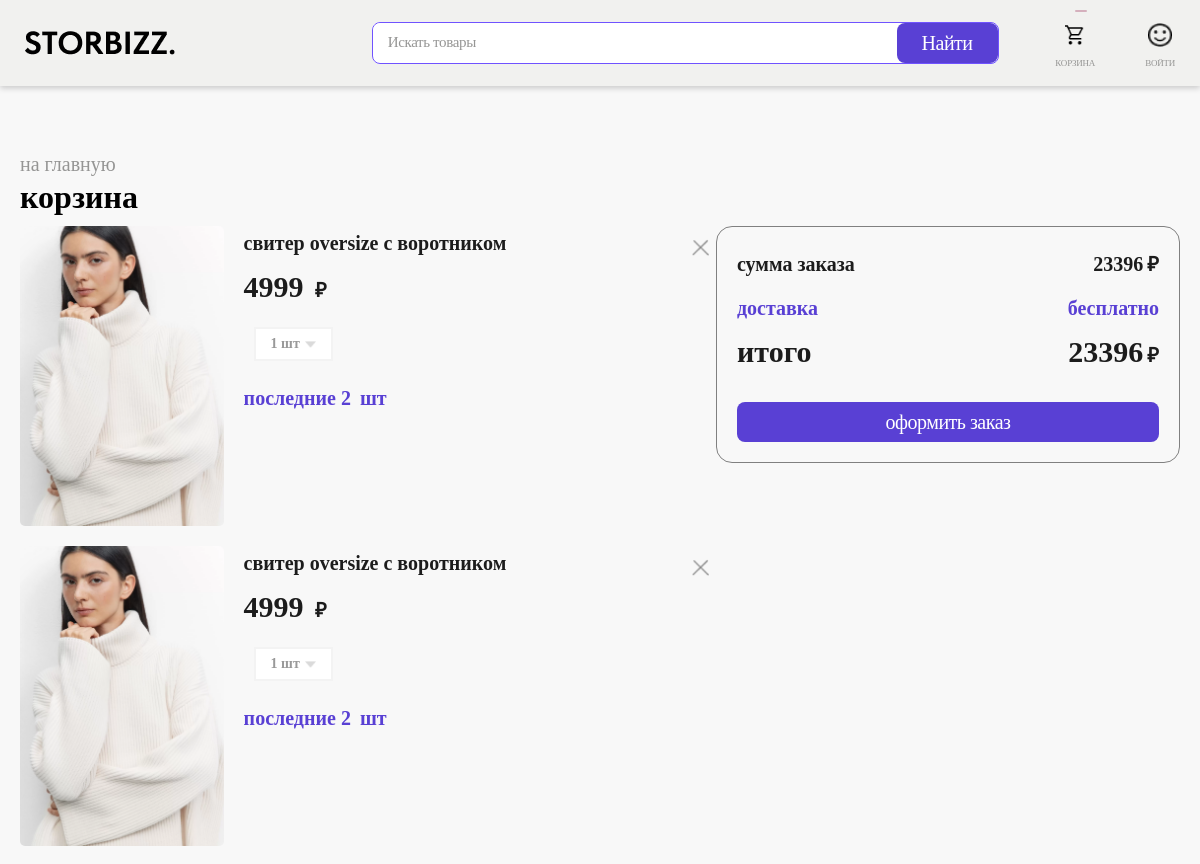
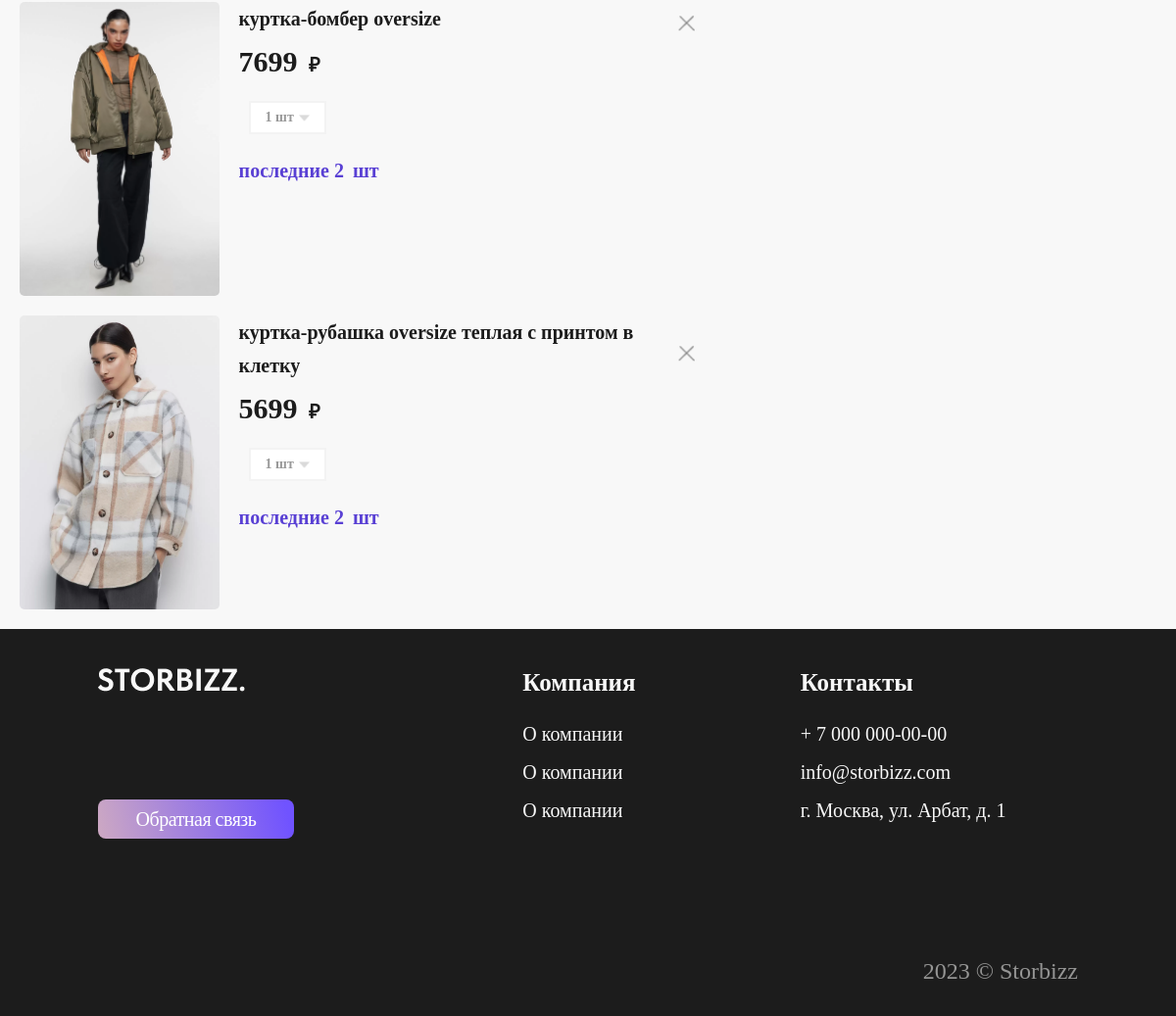
The page /1/cart on the database its author committed (2 pictures, top to bottom).
### shop/models.py (models this page shows)
class Good(models.Model):
    TYPE_CHOICES = (
        (0, 'Бомберы'),
        (1, 'Ветровки'),
        (2, 'Джинсовые куртки'),
        (3, 'Кожаные куртки'),
        (4, 'Куртки рубашки'),
        (5, 'Пальто'),
        (6, 'Пуховики'),
        (7, 'Тренчи'),
        (8, 'Куртки'),
        (9, 'Водолазки'),
        (10, 'Джемперы'),
        (11, 'Кардиганы'),
        (12, 'Свитеры'),
        (13, 'Джинсы'),
        (14, 'Платья'),
        (15, 'Футболки, поло, лонгсливы'),
        (16, 'Худи, толстовки и свитшоты'),
        (17, 'Брюки'),
        (18, 'Блузы и рубашки'),
        (19, 'Юбки'),
        (20, 'Пиджаки и жакеты'),
        (21, 'Шорты'),
        (22, 'Топы и майки'),
        (23, 'Нижнее белье'),
        (24, 'Спортивная одежда'),
        (25, 'Одежда для дома'),
        (26, 'Обувь'),
        (27, 'Аксессуары'),
    )
    GENDER_CHOICES = (
        (0, 'Мужское'),
        (1, 'Женское'),
        (2, 'Детское'),
    )
    name = models.CharField(max_length=255, verbose_name='наименование', null=True, blank=True)
    image_1 = models.ImageField(upload_to='img/', null=True, blank=True, verbose_name='изображение 1')
    image_2 = models.ImageField(upload_to='img/', null=True, blank=True, verbose_name='изображение 2')
    image_3 = models.ImageField(upload_to='img/', null=True, blank=True, verbose_name='изображение 3')
    image_4 = models.ImageField(upload_to='img/', null=True, blank=True, verbose_name='изображение 4')
    is_new = models.BooleanField(default=False, verbose_name='новинка')
    is_popular = models.BooleanField(default=False, verbose_name='популярный товар')
    price = models.FloatField(verbose_name='цена', null=True, blank=True)
    type = models.IntegerField(verbose_name='тип', null=True, blank=True, choices=TYPE_CHOICES)
    gender = models.IntegerField(verbose_name='пол', null=True, blank=True, choices=GENDER_CHOICES)
    description = models.TextField(verbose_name='описание', null=True, blank=True)
    color = models.CharField(max_length=20, verbose_name='цвет', null=True, blank=True)
    color_code = models.IntegerField(verbose_name='код цвета', null=True, blank=True)
    article = models.CharField(max_length=20, verbose_name='артикул', null=True, blank=True)
    material = models.TextField(verbose_name='состав', null=True, blank=True)
    recommendation = models.TextField(verbose_name='рекомендации', null=True, blank=True)
    goods = models.ManyToManyField('Cart', through='CartGood')

class Cart(models.Model):
    user = models.OneToOneField(User, related_name='cart', on_delete=models.CASCADE)
    goods = models.ManyToManyField(Good, through='CartGood')
    @property
    def goods_cost(self):
        price_sum = 0
        if self.goods:
            for good in self.goods.all():
                price_sum += good.price
        return price_sum
    @property
    def delivery_cost(self):
        cost = 349 if self.goods_cost <= 5000 else 0
        return cost
    @property
    def total(self):
        if self.goods:
            return self.goods_cost + self.delivery_cost
        else:
            return 0

### shop/views.py (the view)
# urls.py: path('<int:pk>/cart', CartDetailView.as_view(), name='cart')
class CartDetailView(DetailView):
    model = Cart
    template_name = 'src/basket.html'
    context_object_name = 'cart'

### templates/src/basket.html (shortened to what this page needs)
{% extends './main.html' %}
{% load static %}
{% block content %}
    <main class="content">
     <div class="basket-content content-basket">
          <div class="content-basket__conteiner container">
               <a href="home.html" class="content-basket__title title-grey">на главную</a>
               <div class="content-basket__title title">корзина</div>
               <div class="content-basket__content">
                  <div class="content-basket__products">
                     <div class="content-basket__wrapper">
{% if not cart.goods.all %}
      Товаров в корзине нет
{% else %}
{% for good in cart.goods.all %}
<div class="basket-product">
   <a href="page-product.html" class="basket-product__img card-product__image  ibg"><img src="{{ good.image_1.url }}"
         alt="#"></a>
   <div class="basket-product__content">
      <div class="basket-product__top">
         <div class="basket-product__name card-product__name">{{ good.name }}</div>
         <a href="#popup_3" class="basket-product__delete  popup-link"><img src="{% static 'img/img/close.png' %}" alt="#"></a>
      </div>
      <div class="basket-product__buttom">
         <div class="basket-product__price card-product__price rub">{{ good.price|floatformat:0 }}
         </div>
         <div class="basket-product__size-content">
            <div class="basket-product__select">
            </div>
         </div>
         <div class="basket-product__remainder">последние <span class="count">2 </span></div>
      </div>
   </div>
</div>
{% endfor %}
{% endif %}
                     </div>
                  </div>
                  <div class="content-basket__total">
                     <div class="content-basket__total-content">
                        <div class="content-basket__item">
                           <div class="content-basket__left content-basket__sum">сумма заказа</div>
                           <div class="content-basket__right content-basket__sum rub">{{ cart.goods_cost|floatformat:0 }}</div>
                        </div>
                        <div class="content-basket__item">
                           <div class="content-basket__left content-basket__delivery">доставка</div>
                           {% if cart.delivery_cost %}
                           <div class="content-basket__right content-basket__delivery">{{ cart.delivery_cost|floatformat:0 }}</div>
                           {% else %}
                           <div class="content-basket__right content-basket__delivery">бесплатно</div>
                           {% endif %}
                        </div>
                        <div class="content-basket__item">
                           <div class="content-basket__left content-basket__result">итого</div>
                           <div class="content-basket__right content-basket__result rub">{{ cart.total|floatformat:0 }}</div>
                        </div>
                        <a href="page-delivery.html" type="submit" class="content-basket__btn btn  btn-input">оформить
                           заказ</a>
                     </div>
                  </div>
               </div>
            </div>
         </div>
      </main>
{% endblock content %}

### templates/src/main.html (shortened to what this page needs)
<!DOCTYPE html>
<html lang="en">
<head>
   {% load static %}
   <link rel="stylesheet" href="{% static 'css/swiper-bundle.min.css' %}">
   <link rel="stylesheet" href="{% static 'css/style.css' %}">
</head>
<body>
<div class="wrapper _tabs">
    {% include './#sourse/header-2.html' %}
    {% block content %}
    {% endblock %}
    {% include './#sourse/footer.html' %}
</div>
</body>
</html>

### templates/src/#sourse/header-2.html (shortened to what this page needs)
{% load static %}
<header id="header" class="header lock-padding">
   <div class="header-container container">
      <div class="header__top top-header">
         <div class="top-header__content ">
            <div class="top-header__column top-header__column-1">
               <a href="{% url 'shop:home' %}" class="top-header__logo">
                  <img src="{% static 'img/img/storbizz.png'%}" alt="#">
               </a>
            </div>
            <div data-da="container__serch,0,950" class="top-header__column top-header__column-2">
               <form action="#" class="header__search search-header search">
                  <div class="search-header__content search-content">
                     <div class="search-header__input search-content__input">
                        <input autocomplete="off" type="text" data-value="Искать товары" name="form[]" data-error=""
                           data-value="" class="input">
                     </div>
                     <button type="submit" class="search-header__btn btn  btn-input">Найти</button>
                  </div>
               </form>
            </div>
            <div class="top-header__column top-header__column-3">
               <div class="top-header__column-contet">
                  <div class="top-header__items">
                     {% if user.is_authenticated %}
                     <a href="{% url 'shop:cart' user.id %}" class="top-header__item item-header">
                     {% else %}
                        <a href="#" class="top-header__item item-header">
                     {% endif %}
                        <div class="item-header__icon"> <img src="{% static 'img/img/icons/header/icon-2.png' %}" alt=""><span>{{ user.cart.goods.count }}</span>
                        </div>
                        <div class="item-header__name">Корзина</div>
                     </a>
                     <a href="#popup" class="top-header__item item-header popup-link">
                        <div class="item-header__icon"> <img src="{% static 'img/img/icons/header/icon-3.png' %}" alt="">
                        </div>
                        <div class="item-header__name">Войти</div>
                     </a>
                  </div>
               </div>
            </div>
         </div>
      </div>
   </div>
</header>

### templates/src/#sourse/footer.html
{% load static %}
<footer class="footer">
   <div class="footer__container container">
      <div class="footer__body">
         <div class="footer__top">
            <div class="footer__column footer__column-1 ">
               <a class="footer__logo"><img src=" {% static 'img/img/logo.png' %}" alt="#"></a>
               <button type="submit" class="footer__btn btn ">Обратная связь</button>
            </div>
            <div class="footer__column footer__column-2">
               <div class="footer__label">Компания</div>
               <ul class="footer__list">
                  <li><a class="footer__link" href="#">О компании</a></li>
                  <li><a class="footer__link" href="#">О компании</a></li>
                  <li><a class="footer__link" href="#">О компании</a></li>
               </ul>
            </div>
            <div class="footer__column footer__column-3">
               <div class="footer__label">Контакты</div>
               <ul class="footer__list">
                  <li><a class="footer__link" href="tel:+70000000000">+ 7 000 000-00-00 </a></li>
                  <li><a class="footer__link" href="#">info@storbizz.com</a></li>
                  <li><a class="footer__link" href="#">г. Москва, ул. Арбат, д. 1</a></li>
               </ul>
            </div>
         </div>
         <div class="footer__bottom">
            <div class="footer__year">2023 © Storbizz</div>
         </div>
      </div>
   </div>
</footer>

### rows shown on the page
Good: image_1 (picture), name "свитер oversize с воротником", price "4999"
Good: image_1 (picture), name "куртка-бомбер oversize", price "7699"
Good: image_1 (picture), name "куртка-рубашка oversize теплая с принтом в клетку", price "5699"
Cart: goods_cost "23396", total "23396"
